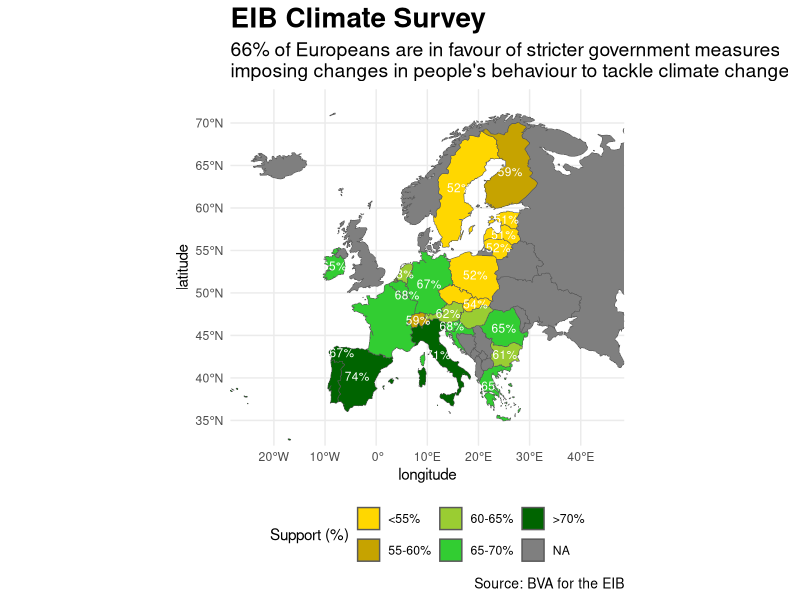

R code for this plot:
# 製作EIB氣候調查圖表 -----

library(tibble)
library(sf)
library(dplyr)
library(ggplot2)
library(rnaturalearth)
library(rnaturalearthdata)

data <- tibble(
  country = c("Portugal", "Spain", "France", "Ireland", "UK", "Belgium", "Netherlands", "Luxembourg", "Germany", 
              "Austria", "Switzerland", "Italy", "Greece", "Slovenia", "Croatia", "Hungary", "Slovakia", "Czechia", 
              "Poland", "Romania", "Bulgaria", "Estonia", "Latvia", "Lithuania", "Finland", "Sweden"),
  support = c(74, 74, 67, 65, 58, 69, 63, 68, 67, 62, 59, 71, 65, 68, 65, 61, 54, 52, 52, 65, 61, 51, 51, 52, 59, 52)
)

# 獲取歐洲國家的地理數據
world <- ne_countries(scale = "medium", returnclass = "sf")
europe <- world %>% filter(region_un == "Europe")

# 合併數據框
europe_data <- europe %>%
  left_join(data, by = c("name" = "country"))

# 計算每個國家的幾何中心
europe_data <- europe_data %>%
  mutate(centroid = st_centroid(geometry),
         longitude = st_coordinates(centroid)[,1],
         latitude = st_coordinates(centroid)[,2],
         fill_color = cut(support, 
                          breaks = c(-Inf, 55, 60, 65, 70, Inf), 
                          labels = c("#FFD700", "#C6A300", "#9ACD32", "#32CD32", "#006400"),
                          include.lowest = TRUE,
                          right = FALSE))

# 繪製地圖
ggplot(europe_data) +
  geom_sf(aes(fill = fill_color)) +
  scale_fill_manual(values = c("#FFD700", "#C6A300", "#9ACD32", "#32CD32", "#006400"),
                    na.value = "grey50", 
                    name = "Support (%)",
                    labels = c("<55%", "55-60%", "60-65%", "65-70%", ">70%")) +
  geom_text(data = europe_data[!is.na(europe_data$support), ], aes(x = longitude, y = latitude, label = paste0(support, "%")), color = "white", size = 3, check_overlap = TRUE) +
  labs(
    title = "EIB Climate Survey",
    subtitle = "66% of Europeans are in favour of stricter government measures\nimposing changes in people's behaviour to tackle climate change",
    caption = "Source: BVA for the EIB"
  ) +
  coord_sf(
    xlim = c(-25, 45),   # 設定經度範圍
    ylim = c(34, 72)     # 設定緯度範圍
  ) +
  theme_minimal() +
  theme(
    plot.title = element_text(size = 20, face = "bold"),
    plot.subtitle = element_text(size = 14),
    plot.caption = element_text(size = 10),
    legend.position = "bottom"
  )
